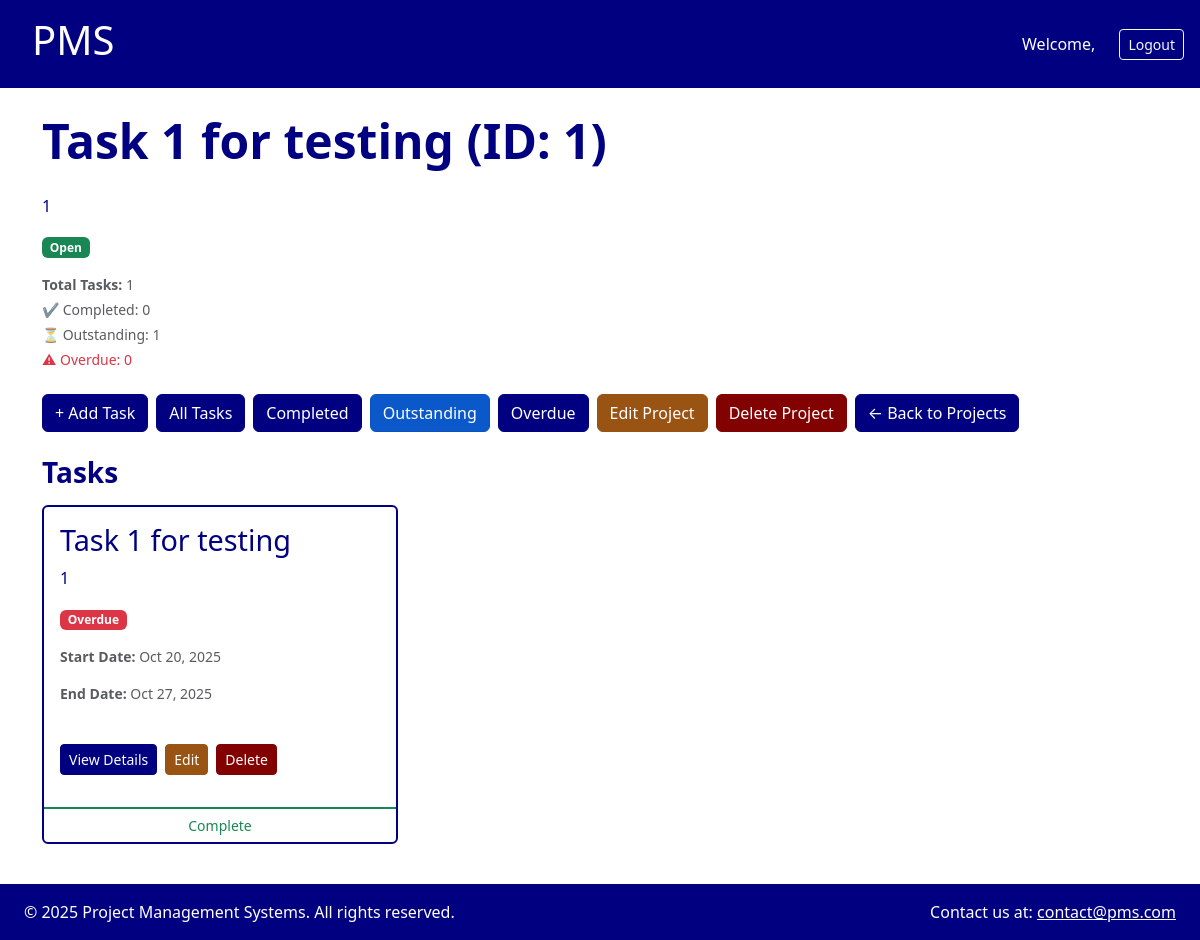
The page /projects/1/?status=outstanding (signed in) on the database as committed earlier.
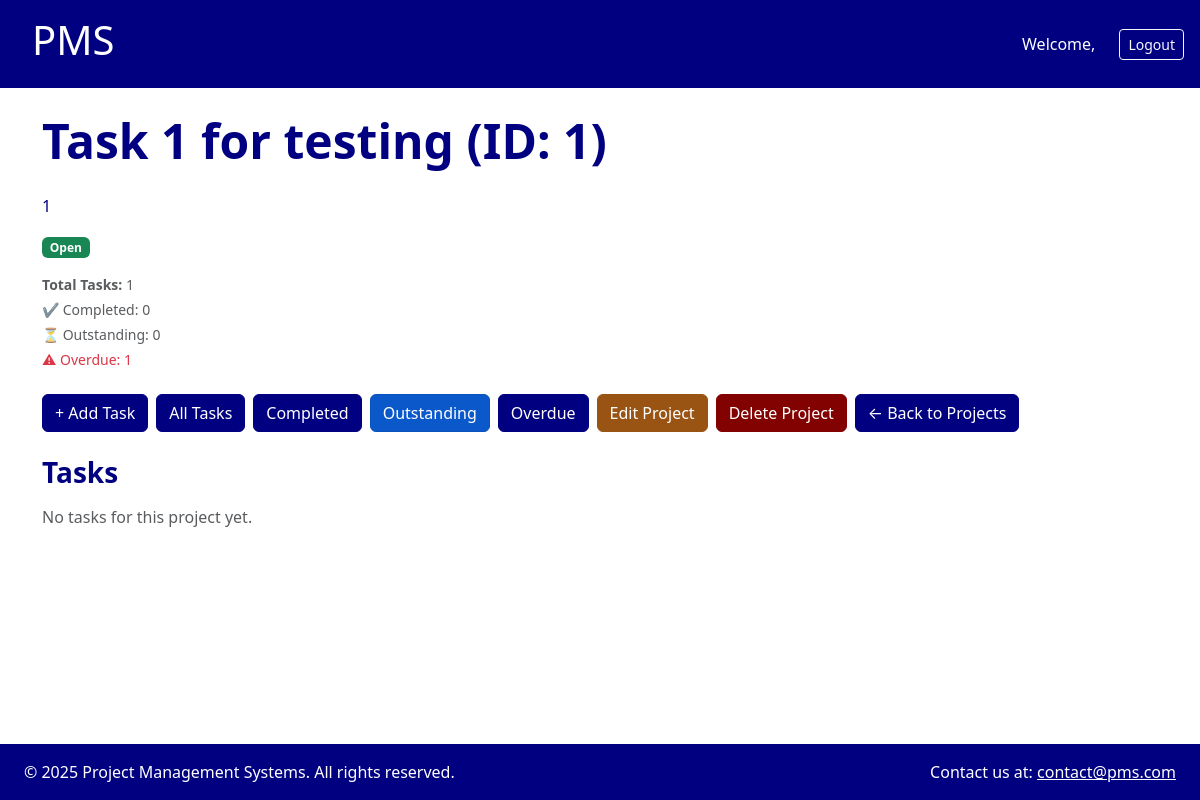
The same page on the database as committed later.
### projects/models.py (models this page shows, shortened)
class Project(models.Model):
    STATUS_CHOICES = [
        ('open', 'Open'),
        ('closed', 'Closed'),
    ]
    name = models.CharField(max_length=200)
    description = models.TextField()
    owner = models.ForeignKey(
        User, on_delete=models.CASCADE, related_name='projects') # If the user is deleted, delete their projects too
    status = models.CharField(
        max_length=10, choices=STATUS_CHOICES, default='open')
    start_date = models.DateField()
    end_date = models.DateField()
    previous_task_statuses = models.JSONField(null=True, blank=True)
    def update_task_counts(self):
        self.completed_count = self.tasks.filter(status="completed").count()
        self.outstanding_count = self.tasks.filter(
            status="outstanding").count()
        self.overdue_count = self.tasks.filter(status="overdue").count()
        self.total_tasks = self.tasks.count()

### tasks/models.py (models this page shows, shortened)
class Task(models.Model):
    STATUS_CHOICES = [
        ('completed', 'Completed'),
        ('outstanding', 'Outstanding'),
        ('overdue', 'Overdue'),
    ]
    project = models.ForeignKey(
        Project, related_name='tasks', on_delete=models.CASCADE)
    name = models.CharField(max_length=200)
    description = models.TextField(blank=True)
    start_date = models.DateField(null=True, blank=True)
    end_date = models.DateField(null=True, blank=True)
    status = models.CharField(
        max_length=11, choices=STATUS_CHOICES, default='outstanding')
    previous_status = models.CharField(
        max_length=11, choices=STATUS_CHOICES, null=True, blank=True)
    completed_at = models.DateTimeField(null=True, blank=True)
    def check_status(self):
        if self.status == 'completed':
            return
        if self.end_date and self.end_date < timezone.now().date():
            self.status = 'overdue'
        else:
            self.status = 'outstanding'
        self.save()

### projects/views.py (the view)
# urls.py: path('<int:project_id>/', views.project_detail, name='project_detail'),
@login_required
@never_cache
def project_detail(request, project_id):
    project = get_object_or_404(Project, id=project_id, owner=request.user)
    status_filter = request.GET.get('status', 'all')
    error_task_id = request.GET.get('error_task_id')
    project.update_task_counts()
    if status_filter == 'completed':
        tasks = project.tasks.filter(status='completed')
    elif status_filter == 'outstanding':
        tasks = project.tasks.filter(status='outstanding')
    elif status_filter == 'overdue':
        tasks = project.tasks.filter(status='overdue')
    else:
        tasks = project.tasks.all().order_by('start_date')
    for task in tasks:
        task.check_status()
    completed_count = tasks.filter(status='completed').count()
    outstanding_count = tasks.filter(status='outstanding').count()
    overdue_count = tasks.filter(status='overdue').count()
    context = {
        'project': project,
        'tasks': tasks,
        'status_filter': status_filter,
        'completed_count': completed_count,
        'outstanding_count': outstanding_count,
        'overdue_count': overdue_count,
        'error_task_id': error_task_id,
    }
    return render(request, 'projects/project_detail.html', context)

### projects/templates/projects/project_detail.html (shortened to what the changed rows need)
{% extends 'core/base_users.html' %}
{% load static %}
{% load static widget_tweaks %}
{% block content %}
<div class="container my-4">
    <h2 class="mb-4">{{ project.name }} (ID: {{ project.id }})</h2>
    {% if project.description %}
        <p id="descriptionPreview" class="description-text">
            {{ project.description|truncatechars:150|linebreaksbr }}
        </p>
    {% endif %}
    {% if project.status == "open" %}
    <span class="badge bg-success mb-3">Open</span>
    {% elif project.status == "closed" %}
    <span class="badge bg-secondary mb-3">Closed</span>
    {% endif %}
    <div class="small text-muted mb-4">
        <p class="mb-1"><strong>Total Tasks:</strong> {{ project.total_tasks }}</p>
        <p class="mb-1">✔ Completed: {{ project.completed_count }}</p>
        <p class="mb-1">⏳ Outstanding: {{ project.outstanding_count }}</p>
        <p class="mb-1 text-danger">⚠ Overdue: {{ project.overdue_count }}</p>
    </div>
    <div class="mb-4 d-flex gap-2 flex-wrap">
        <a href="{% url 'task_create' project.id %}" class="btn btn-primary">+ Add Task</a>
        <a href="{% url 'project_detail' project.id %}?status=all"
            class="btn btn-primary {% if status_filter == 'all' %}active{% endif %}">All Tasks</a>
        <a href="{% url 'project_detail' project.id %}?status=completed"
            class="btn btn-primary {% if status_filter == 'completed' %}active{% endif %}">Completed</a>
        <a href="{% url 'project_detail' project.id %}?status=outstanding"
            class="btn btn-primary {% if status_filter == 'outstanding' %}active{% endif %}">Outstanding</a>
        <a href="{% url 'project_detail' project.id %}?status=overdue"
            class="btn btn-primary {% if status_filter == 'overdue' %}active{% endif %}">Overdue</a>
        <a href="{% url 'project_edit' project.id %}?next={% url 'project_detail' project.id %}" class="btn btn-edit">Edit Project</a>
          <button type="button" class="btn btn-secondary" data-bs-toggle="modal"
            data-bs-target="#deleteProjectModal{{ project.id }}">
          </button>
        <a href="{% url 'project_list' %}" class="btn btn-primary">← Back to Projects</a>
    </div>
    <h3 class="my-3">Tasks</h3>
    {% if tasks %}
    <div class="row">
        {% for task in tasks %}
        <div class="col-md-6 col-lg-4 mb-3">
            <div class="card h-100 border-primary">
                <div class="card-body">
                    <h5 class="card-title">{{ task.name|default:"Untitled Task" }}</h5>
                    <p class="card-text">{{ task.description|default:"No description"|truncatechars:100 }}</p>
                    {% if task.status == "completed" %}
                    <span class="badge bg-success">Completed</span>
                    {% elif task.status == "outstanding" %}
                    <span class="badge bg-warning">Outstanding</span>
                    {% elif task.status == "overdue" %}
                    <span class="badge bg-danger">Overdue</span>
                    {% endif %}
                    <div class="mt-3 small text-muted">
                        {% if task.start_date %}
                        <p><strong>Start Date:</strong> {{ task.start_date|date:"M d, Y" }}</p>
                        {% endif %}
                        {% if task.end_date %}
                        <p><strong>End Date:</strong> {{ task.end_date|date:"M d, Y" }}</p>
                        {% endif %}
                    </div>
                </div>
                <div class="card-footer bg-transparent border-top-0 d-flex gap-2 flex-wrap">
                    <a href="{% url 'task_detail' task.id %}" class="btn btn-sm btn-primary">View Details</a>
                    <a href="{% url 'task_edit' task.id %}" class="btn btn-sm btn-edit">Edit</a>
                    <button type="button" class="btn btn-sm btn-secondary" data-bs-toggle="modal"
                        data-bs-target="#deleteTaskModal{{ task.id }}">
                        Delete
                    </button>
                </div>
                {% if task.status == 'completed' %}
                <a href="{% url 'task_toggle_complete' task.id %}"
                    class="btn btn-sm only-top-border secondary w-100 mt-4"
                    onclick="return confirm('Re-open this task?');">Re-open</a>
                {% else %}
                <a href="{% url 'task_toggle_complete' task.id %}" class="btn btn-sm only-top-border success w-100 mt-4"
                    onclick="return confirm('Mark this task as complete?');">Complete</a>
                {% endif %}
            </div>
        </div>
        {% endfor %}
    </div>
    {% else %}
    <p class="text-muted">No tasks for this project yet.</p>
    {% endif %}
</div>
{% endblock %}

Rows that differ between the two databases and show on the page:
no longer on this page (row edited): Task: name "Task 1 for testing", description "1", status "Overdue", start_date "Oct 20, 2025", end_date "Oct 27, 2025"
computed for Project "Task 1 for testing": outstanding_count "1" → "0"; overdue_count "0" → "1"
Other text that changed with them:
text now shown: "No tasks for this project yet."
